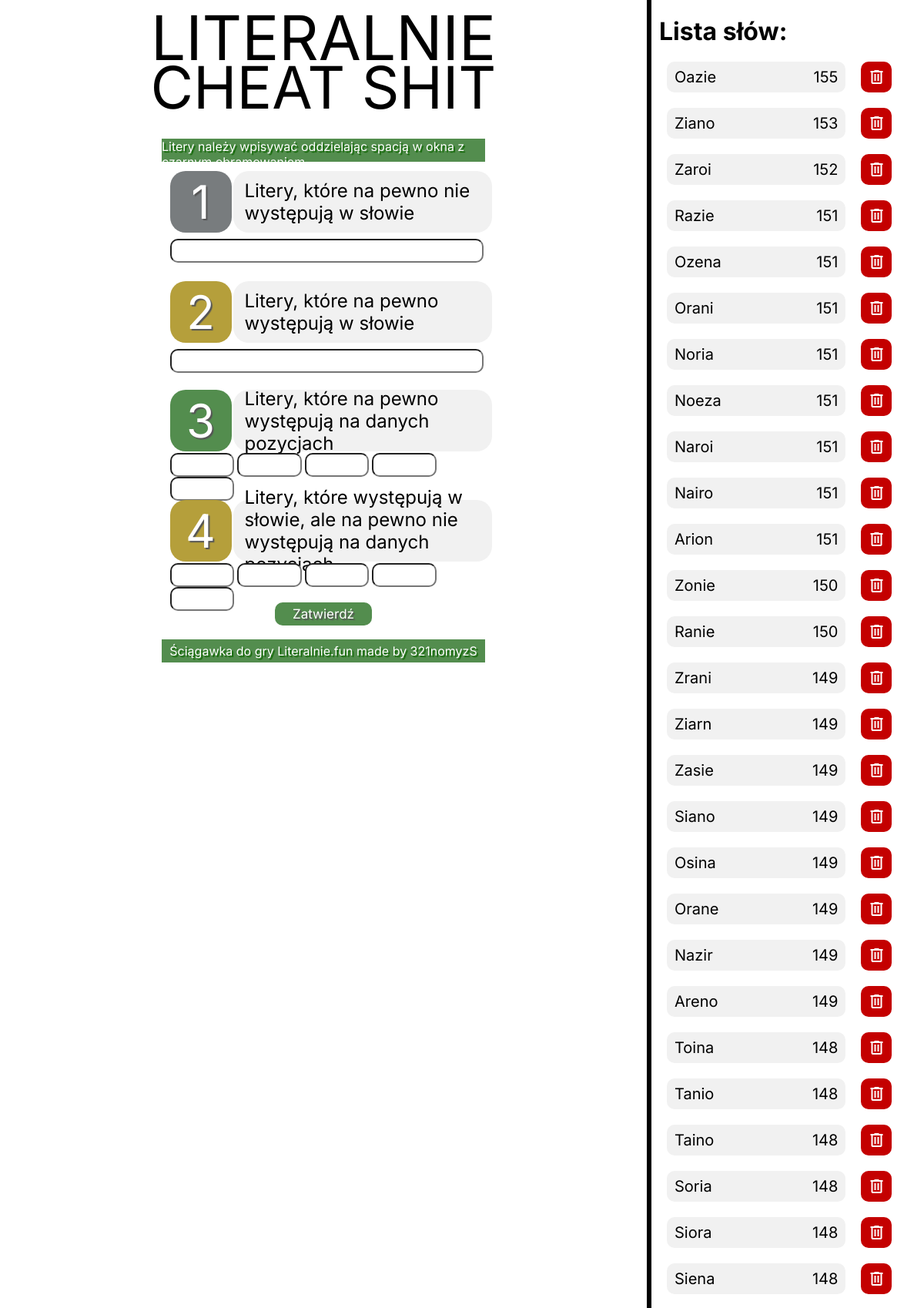
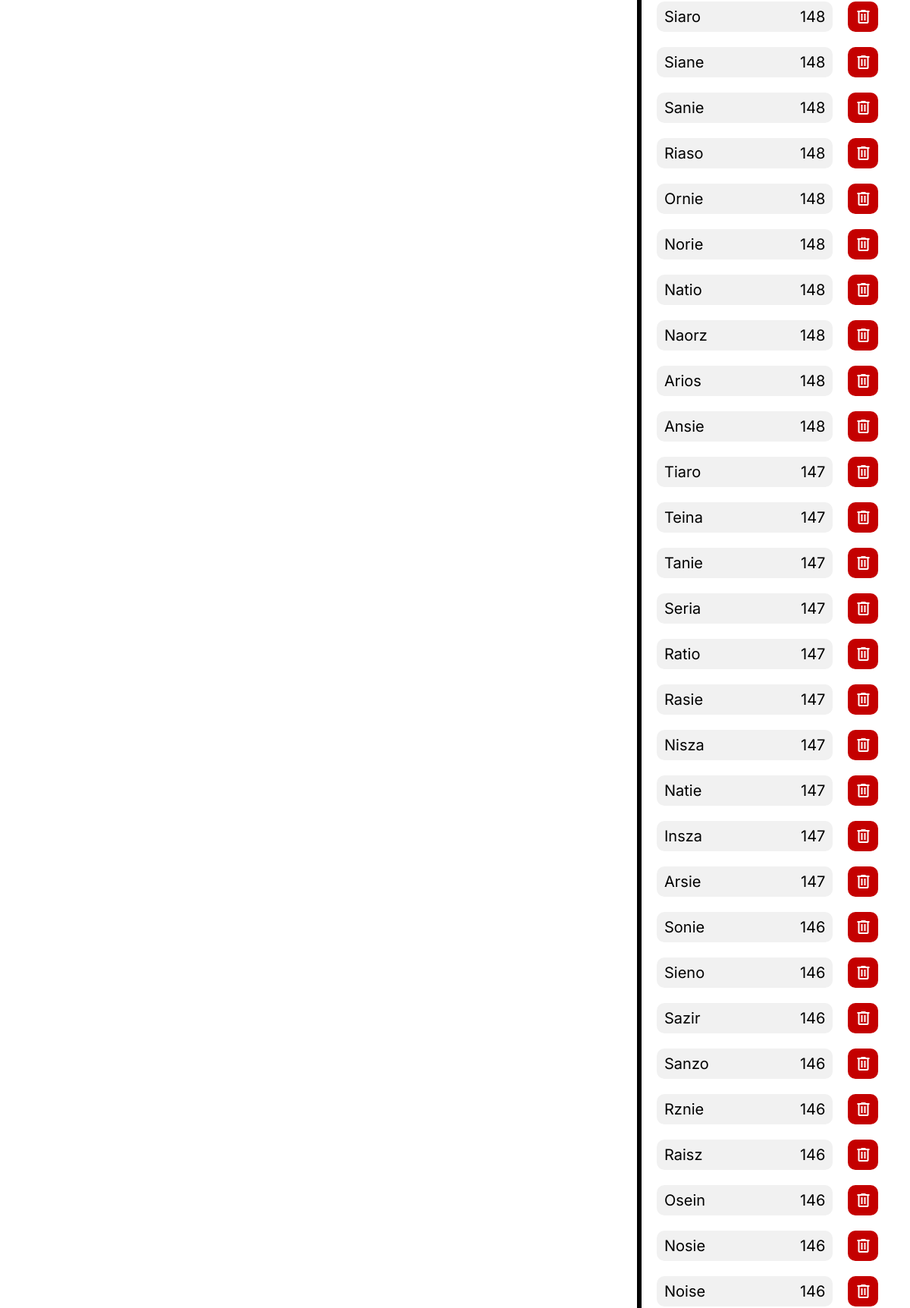
The app's page /literalnie/ (upper part) with its own data (2 pictures, top to bottom).
### literalnie/models.py (models this page shows)
class FiveLetterWords(models.Model):
    id = models.AutoField(primary_key=True)
    word = models.CharField(max_length=5)

### literalnie/views.py (the view, shortened to what this page needs)
# urls.py: path('literalnie/', include('literalnie.urls'))
@requires_csrf_token
def literalnie(request):
    words = literalnie_cheat([], [], ['_', '_', '_', '_', '_'], [[], [], [], [], []])
    tier_list = words_tier_level(words)
    content = {
        "words_list": tier_list,
        "error_mess_2": request.GET.get("error_mess_add", "")
    }
    return render(request, 'literalnie/literalnie.html', content)

### literalnie/literalnie.py (called while the page is built)
def literalnie_cheat(not_in_word, somewhere_in_word, in_specific_place, not_in_specific_place):
    words_base = FiveLetterWords.objects.all()
    for letter in not_in_word:
        words_base = words_base.exclude(word__icontains=letter)
    for letter in somewhere_in_word:
        words_base = words_base.filter(word__icontains=letter)
    result_words = []
    for obj in words_base:
        word = obj.word
        temp_sum = 0
        for i in range(len(word)):
            if in_specific_place[i] != '_':
                if in_specific_place[i] != word[i]:
                    break
            if len(not_in_specific_place[i]) > 0:
                if word[i] in not_in_specific_place[i]:
                    break
            temp_sum += 1
        if temp_sum >= 5:
            result_words.append(word)
    return result_words

def words_tier_level(words):
    alfabetTier = 'źńfćśżóąhęgbłljwumpdkyctsqrnzeoia'
    tier = []
    for word in words:
        sum_score = 0
        for letter in list(set(word)):
            sum_score += alfabetTier.find(letter) + 1
        tier.append([sum_score, word])
    tier.sort(reverse=True)
    return tier[:100]

### templates/literalnie/literalnie.html (shortened to what this page needs)
{% load static %}
<!DOCTYPE html>
<html lang="en">
<head>
    <link rel="stylesheet" type="text/css" href="{% static 'css/style_literalnie.css' %}">
</head>
<body>
    <div class="main-parent">
        <form class="parent" method="post">
            <div class="div-title">
                <div class="div-title-1">LITERALNIE</div>
                <div class="div-title-2">CHEAT SHIT</div>
            </div>
            <div class="div-line"><p class="div-line-p">Litery należy wpisywać oddzielając spacją w okna z czarnym obramowaniem</p></div>
            <div class="div-option">
                <div class="description-box">
                    <div class="icon-number" id="icon-1">1</div>
                    <div class="description"><p class="description-p">Litery, które na pewno nie występują w słowie</p></div>
                </div>
                <div class="div-input">
                    <label><input class="long-input" type="text" name="option-1" value="{{ option_1 }}"></label>
                </div>
            </div>
            <br>
            <div class="div-option">
                <div class="description-box">
                    <div class="icon-number" id="icon-2">2</div>
                    <div class="description"><p class="description-p">Litery, które na pewno występują w słowie</p></div>
                </div>
                <div class="div-input">
                    <label><input class="long-input" type="text" name="option-2" value="{{ option_2 }}"></label>
                </div>
            </div>
            <br>
            <div class="div-option">
                <div class="description-box">
                    <div class="icon-number" id="icon-3">3</div>
                    <div class="description"><p class="description-p">Litery, które na pewno występują na danych pozycjach</p></div>
                </div>
                <div class="div-input">
                    <label><input class="short-input" type="text" name="option-3-1" value="{{ option_3_1 }}" maxlength="1"></label>
                    <label><input class="short-input" type="text" name="option-3-2" value="{{ option_3_2 }}" maxlength="1"></label>
                    <label><input class="short-input" type="text" name="option-3-3" value="{{ option_3_3 }}" maxlength="1"></label>
                    <label><input class="short-input" type="text" name="option-3-4" value="{{ option_3_4 }}" maxlength="1"></label>
                    <label><input class="short-input" type="text" name="option-3-5" value="{{ option_3_5 }}" maxlength="1"></label>
                </div>
            </div>
            <br>
            <div class="div-option">
                <div class="description-box">
                    <div class="icon-number" id="icon-4">4</div>
                    <div class="description"><p class="description-p">Litery, które występują w słowie, ale na pewno nie występują na danych pozycjach</p></div>
                </div>
                <div class="div-input">
                    <label><input class="short-input" type="text" name="option-4-1" value="{{ option_4_1 }}"></label>
                    <label><input class="short-input" type="text" name="option-4-2" value="{{ option_4_2 }}"></label>
                    <label><input class="short-input" type="text" name="option-4-3" value="{{ option_4_3 }}"></label>
                    <label><input class="short-input" type="text" name="option-4-4" value="{{ option_4_4 }}"></label>
                    <label><input class="short-input" type="text" name="option-4-5" value="{{ option_4_5 }}"></label>
                </div>
            </div>
            <br>
            <div class="div-submit-button">
                <button type="submit" class="submit-button">Zatwierdź</button>
            </div>
            <br>
            <div class="div-line"><p class="div-line-p">Ściągawka do gry Literalnie.fun made by 321nomyzS</p></div>
            <div class="error-message"><p class="error-message-p">{{ error_mess_1 }}</p></div>
        </form>
        <div class="line-h"></div>
        <div class="left-part">
            <div class="result-list">
                <div class="result-list-head">
                    <h1 class="result-list-h1">Lista słów:</h1>
                    </div>
                        {% for word in words_list %}
                            <div class="div-result-box">
                                <div class="div-result">
                                        <p class="div-result-word">{{ word.1|title }}</p>
                                        <p class="div-result-score">{{ word.0 }}</p>
                                </div>
                                <a href="{% url 'delete' word=word.1 %}"><button class="button-delete">
                                    <span class="material-symbols-outlined">delete</span>
                                </button></a>
                            </div>
                        {% endfor %}
                </div>
        </div>
    </div>
</body>
</html>

### static/css/style_literalnie.css (style rules this page uses)
body { background-color: white; margin: 0; padding: 0; }
.main-parent { display: flex; flex-direction: row; height: 100vh; width: 100%; }
.line-h { width: 0.5%; background-color: black; }
.parent { display: flex; flex-direction: column; width: 70%; }
.result-list { width: 100%; overflow: auto; }
.div-title { display: flex; height: 180px; font-family: 'Inter', sans-serif; flex-direction: column; text-align: center; }
.div-title-1 { font-size: 80px; }
.div-title-2 { font-size: 76px; margin-top: -30px; }
.div-line { display: flex; height: 30px; width: 50%; margin-left: auto; margin-right: auto; justify-content: center; background-color: #538d4e; }
.div-line-p { display: flex; margin: auto; color: white; font-family: 'Inter', sans-serif; text-shadow: 2px 2px 1px #0E6600; }
.div-option { display: flex; height: 125px; width: 50%; background-color: white; margin-left: auto; margin-right: auto; flex-direction: column; }
.div-submit-button { width: 50%; margin-left: auto; margin-right: auto; flex-direction: column; display: flex; align-items: center; justify-content: center; }
.submit-button { width: 30%; left: 50%; background-color: #538d4e; color: white; height: 30px; border: none; border-radius: 10px; font-family: 'Inter', sans-serif; font-size: 17px; text-shadow: 2px 2px 1px #555555; }
.description-box { display: flex; flex-direction: row; height: 100px; }
.div-input { width: 100%; }
.long-input { height: 25px; width: 95%; border-radius: 10px; position: relative; top: 20%; left: 2.5%; font-size: 20px; font-family: 'Inter', sans-serif; }
.short-input { height: 25px; width: 18%; border-radius: 10px; position: relative; top: 20%; left: 2.5%; font-size: 20px; font-family: 'Inter', sans-serif; }
.icon-number { display: flex; width: 80px; height: 80px; color: white; font-family: 'Inter', sans-serif; font-size: 60px; align-items: center; justify-content: center; border-radius: 20px; position: relative; top: 12.5%; left: 2.5%; text-shadow: 2px 2px 1px #555555; }
#icon-1 { background-color: #787c7e; }
#icon-2 { background-color: #b59f3b; }
#icon-3 { background-color: #538d4e; }
#icon-4 { background-color: #b59f3b; }
.description { width: 80%; height: 80px; border-radius: 20px; position: relative; top: 12.5%; left: 2.5%; background-color: #F1F1F1; margin-left: auto; margin-right: auto; align-items:center; display: flex; }
.description-p { font-size: 24px; margin-left: 15px; font-family: 'Inter', sans-serif; }
.error-message { width: 50%; margin-left: auto; margin-right: auto; flex-direction: column; display: flex; align-items: center; justify-content: center; }
.result-list-h1 { margin-left: 10px; font-family: 'Inter', sans-serif; margin-bottom: 0; }
.div-result-score { margin: 0; }
.div-result-word { margin: 0; }
.button-delete { background-color: #c40000; height: 40px; width: 40px; margin-top: 20px; margin-left: 20px; border-radius: 10px; display: flex; justify-content: center; align-items: center; color: white; border: none; }
.div-result { height: 40px; display: flex; flex-direction: row; width: 60%; background-color: #F1F1F1; margin-top: 20px; margin-left: 20px; padding-left: 10px; padding-right: 10px; border-radius: 10px; justify-content: space-between; align-items: center; font-family: 'Inter', sans-serif; font-size: 20px; }
.div-result-box { display: flex; flex-direction: row; }
a { text-decoration: none; }
.result-list-head { display: flex; flex-direction: row; }
.left-part { width: 29.5%; display: flex; flex-direction: column; }

### records on screen
FiveLetterWords: word "Arion"
FiveLetterWords: word "Areno"
FiveLetterWords: word "Arios"
FiveLetterWords: word "Ansie"
FiveLetterWords: word "Arsie"

### other values on screen
{{ word.0 }} "155" "153" "152" "151" "151" "151" "151" "151" "151" "151" "151" "150" "150" "149" "149" "149" "149" "149" "149" "149" "149" "148" "148" "148" "148" "148" "148" "148" "148" "148" "148" "148" "148" "148" "148" "148" "148" "147" "147" "147" "147" "147" "147" "147" "147" "147" "147" "146" "146" "146" "146" "146" "146" "146" "146" "146"
